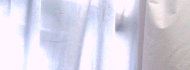
#> input picture models/dataset/other/other_0002.bmp, 190 x 70 px; its folder holds only this picture in this run
$ python show_other.py
#> lines starting #> are read from the running program, lines starting #| are printed output that depends on the picture
"""Sample the other class across its extremes: dark, bright, flat, busy.

Unlike the other classes these are not eyes, so "quality" means coverage -
do the frames span what the application will actually see when no eye is in
view?  Look at what is in them rather than how sharp they are.
"""
import glob

import numpy as np
from PIL import Image

st = []
for f in sorted(glob.glob("other_*.bmp")):
    a = np.asarray(Image.open(f).convert("L"), dtype=np.float32)
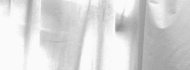
#> a: shape (70, 190) float32; min 143, max 250, mean 214.5
    g = float(np.abs(np.diff(a, axis=1)).mean() + np.abs(np.diff(a, axis=0)).mean())
#> g = 5.9
    st.append((f, float(a.mean()), float(a.std()), g))

picks = []
picks += [(f, "最暗 %.0f" % m) for f, m, _, _ in sorted(st, key=lambda t: t[1])[:2]]
#> picks = [('other_0002.bmp', '最暗 215')]
picks += [(f, "最亮 %.0f" % m) for f, m, _, _ in sorted(st, key=lambda t: -t[1])[:2]]
#> picks = [('other_0002.bmp', '最暗 215'), ('other_0002.bmp', '最亮 215')]
picks += [(f, "最平(对比度%.0f)" % s) for f, _, s, _ in sorted(st, key=lambda t: t[2])[:2]]
#> picks = [('other_0002.bmp', '最暗 215'), ('other_0002.bmp', '最亮 215'), ('other_0002.bmp', '最平(对比度28)')]
picks += [(f, "最糊 %.1f" % g) for f, _, _, g in sorted(st, key=lambda t: t[3])[:2]]
#> picks = [('other_0002.bmp', '最暗 215'), ('other_0002.bmp', '最亮 215'), ('other_0002.bmp', '最平(对比度28)'), ('other_0002.bmp', '最糊 5.9')]
picks += [(f, "最清 %.1f" % g) for f, _, _, g in sorted(st, key=lambda t: -t[3])[:2]]
#> picks = [('other_0002.bmp', '最暗 215'), ('other_0002.bmp', '最亮 215'), ('other_0002.bmp', '最平(对比度28)'), ('other_0002.bmp', '最糊 5.9'), ('other_0002.bmp', '最清 5.9')]

# de-dup, keep order
seen = set()
uniq = []
for f, t in picks:
    if f not in seen:
        seen.add(f)
        uniq.append((f, t))
#> this loop made 5 passes
#> t on passes 1 to 5: '最暗 215', '最亮 215', '最平(对比度28)', '最糊 5.9', '最清 5.9'
#> after the loop, seen = 1 item; uniq = [('other_0002.bmp', '最暗 215')]
picks = uniq
#> picks = [('other_0002.bmp', '最暗 215')]

ims = [Image.open(f).convert("RGB") for f, _ in picks]
#> ims = 1 item
Z = 3
W = max(i.width for i in ims)
#> W = 190
H = sum(i.height for i in ims) + 5 * (len(ims) - 1)
#> H = 70

c = Image.new("RGB", (W * Z, H * Z), (40, 40, 40))
#> c: PIL image 570x210 RGB; every value is 40
y = 0
for (f, t), im in zip(picks, ims):
    c.paste(im.resize((im.width * Z, im.height * Z), Image.NEAREST), (0, y))
    y += im.height * Z + 5 * Z
    print("  %-18s %-16s %dx%d" % (f, t, im.width, im.height))
#> this loop made 1 pass
#> (f, t, y) on pass 1: ('other_0002.bmp', '最暗 215', 225)
#|   other_0002.bmp     最暗 215           190x70
#> after the loop, y = 225

c.save("check_other.png")
print("  -> check_other.png %dx%d" % c.size)
#|   -> check_other.png 570x210
print()
print("  亮度中位 %.0f  对比度中位 %.0f  梯度中位 %.1f  (n=%d)"
      % (sorted(t[1] for t in st)[len(st) // 2],
         sorted(t[2] for t in st)[len(st) // 2],
         sorted(t[3] for t in st)[len(st) // 2], len(st)))
#|   亮度中位 215  对比度中位 28  梯度中位 5.9  (n=1)

$ run again, on models/dataset/other/other_0013.bmp
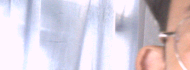
#> input picture models/dataset/other/other_0013.bmp, 190 x 70 px
#> `a = np.asarray(Image.open(f).convert("L"), dtype=np.float32)`:
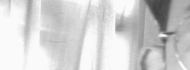
#> a: shape (70, 190) float32; min 64, max 250, mean 208.8
#> g = 7.23
#> `picks += [(f, "最暗 %.0f" % m) for f, m, _, _ in sorted(st, key=lambda t..`: picks = [('other_0013.bmp', '最暗 209')]
#> `picks += [(f, "最亮 %.0f" % m) for f, m, _, _ in sorted(st, key=lambda t..`: picks = [('other_0013.bmp', '最暗 209'), ('other_0013.bmp', '最亮 209')]
#> `picks += [(f, "最平(对比度%.0f)" % s) for f, _, s, _ in sorted(st, key=lamb..`: picks = [('other_0013.bmp', '最暗 209'), ('other_0013.bmp', '最亮 209'), ('other_0013.bmp', '最平(对比度38)')]
#> `picks += [(f, "最糊 %.1f" % g) for f, _, _, g in sorted(st, key=lambda t..`: picks = [('other_0013.bmp', '最暗 209'), ('other_0013.bmp', '最亮 209'), ('other_0013.bmp', '最平(对比度38)'), ('other_0013.bmp', '最糊 7.2')]
#> `picks += [(f, "最清 %.1f" % g) for f, _, _, g in sorted(st, key=lambda t..`: picks = [('other_0013.bmp', '最暗 209'), ('other_0013.bmp', '最亮 209'), ('other_0013.bmp', '最平(对比度38)'), ('other_0013.bmp', '最糊 7.2'), ('other_0013.bmp', '最清 7.2')]
#> the loop `for f, t in picks:` made 5 passes
#> t on passes 1 to 5: '最暗 209', '最亮 209', '最平(对比度38)', '最糊 7.2', '最清 7.2'
#> after the loop `for f, t in picks:`: seen = 1 item; uniq = [('other_0013.bmp', '最暗 209')]
#> ims = 1 item
#> W = 190
#> H = 70
#> the loop `for (f, t), im in zip(picks, ims):` made 1 pass
#> (f, t, y) on pass 1: ('other_0013.bmp', '最暗 209', 225)
#> (printed output is left out)
#> after the loop `for (f, t), im in zip(picks, ims):`: y = 225
#|   -> check_other.png 570x210
#|   亮度中位 209  对比度中位 38  梯度中位 7.2  (n=1)

$ run again, on models/dataset/other/other_0017.bmp
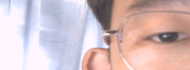
#> input picture models/dataset/other/other_0017.bmp, 190 x 70 px
#> `a = np.asarray(Image.open(f).convert("L"), dtype=np.float32)`:
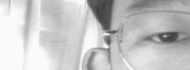
#> a: shape (70, 190) float32; min 60, max 250, mean 197.1
#> g = 8.44
#> `picks += [(f, "最暗 %.0f" % m) for f, m, _, _ in sorted(st, key=lambda t..`: picks = [('other_0017.bmp', '最暗 197')]
#> `picks += [(f, "最亮 %.0f" % m) for f, m, _, _ in sorted(st, key=lambda t..`: picks = [('other_0017.bmp', '最暗 197'), ('other_0017.bmp', '最亮 197')]
#> `picks += [(f, "最平(对比度%.0f)" % s) for f, _, s, _ in sorted(st, key=lamb..`: picks = [('other_0017.bmp', '最暗 197'), ('other_0017.bmp', '最亮 197'), ('other_0017.bmp', '最平(对比度41)')]
#> `picks += [(f, "最糊 %.1f" % g) for f, _, _, g in sorted(st, key=lambda t..`: picks = [('other_0017.bmp', '最暗 197'), ('other_0017.bmp', '最亮 197'), ('other_0017.bmp', '最平(对比度41)'), ('other_0017.bmp', '最糊 8.4')]
#> `picks += [(f, "最清 %.1f" % g) for f, _, _, g in sorted(st, key=lambda t..`: picks = [('other_0017.bmp', '最暗 197'), ('other_0017.bmp', '最亮 197'), ('other_0017.bmp', '最平(对比度41)'), ('other_0017.bmp', '最糊 8.4'), ('other_0017.bmp', '最清 8.4')]
#> the loop `for f, t in picks:` made 5 passes
#> t on passes 1 to 5: '最暗 197', '最亮 197', '最平(对比度41)', '最糊 8.4', '最清 8.4'
#> after the loop `for f, t in picks:`: seen = 1 item; uniq = [('other_0017.bmp', '最暗 197')]
#> ims = 1 item
#> W = 190
#> H = 70
#> the loop `for (f, t), im in zip(picks, ims):` made 1 pass
#> (f, t, y) on pass 1: ('other_0017.bmp', '最暗 197', 225)
#> (printed output is left out)
#> after the loop `for (f, t), im in zip(picks, ims):`: y = 225
#|   -> check_other.png 570x210
#|   亮度中位 197  对比度中位 41  梯度中位 8.4  (n=1)
